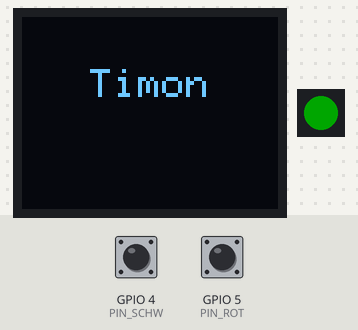
A sketch run on a simulated ESP32-C3. Shown: 64×48 one-colour display, 1 RGB LEDs in strip order, left to right. The test bench sets the inputs (shaded band); at power-on: GPIO 4 (PIN_SCHW) HIGH, GPIO 5 (PIN_ROT) HIGH. Dim RGB values are drawn brighter than linear.

Above: at 0.45 s.
At 1.05 s:
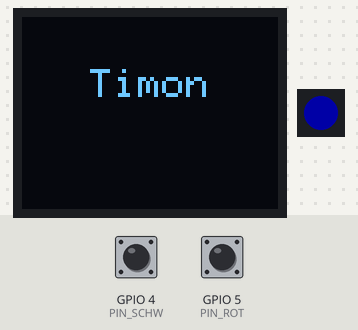
At 1.95 s:
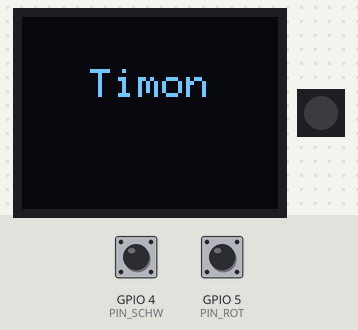
Timing chart, 0 to 40.0 s (numbered marks = the images above):
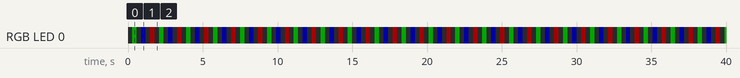

The sketch:

inikBoxBlinkTaster.ino
```cpp
/*
  IniK-Box - Name auf dem Display, RGB-LED blinkt, Taster steuern den Takt
  Informatik im Kontext, WiSe 26/27

  Hardware: Carenuity C3 Mini auf der Platine IniK-Box v1.3
  In der Arduino IDE als Board "LOLIN C3 MINI" auswaehlen.

  Pin         Funktion
  ----------  ------------------------------------------
  GPIO 4      schwarzer Taster, gegen GND
  GPIO 5      roter Taster, gegen GND
  GPIO 7      RGB-LED (WS2812B) auf dem C3 Mini
  GPIO 8      SDA (I2C)
  GPIO 10     SCL (I2C)

  Benoetigte Bibliotheken (Bibliotheksverwalter der Arduino IDE):
  U8g2, Adafruit NeoPixel

  Der Aufbau im loop ist derselbe wie bei "Blink without Delay" aus
  Vorlesung 03: previousMillis merkt sich, wann zuletzt umgeschaltet
  wurde, interval ist die Wartezeit dazwischen.
*/

#include <Wire.h>
#include <U8g2lib.h>
#include <Adafruit_NeoPixel.h>

U8G2_SSD1306_64X48_ER_F_HW_I2C display(U8G2_R0, U8X8_PIN_NONE);

const int PIN_SCHW = 4;  // schwarz
const int PIN_ROT  = 5;  // rot
const int PIN_LED  = 7;  // RGB-LED

Adafruit_NeoPixel led(1, PIN_LED, NEO_GRB + NEO_KHZ800);

unsigned long previousMillis = 0;
//config for variable flashing | all values need to be positive and upperBound > interval > lowerBound althought interval can = either  | if (upperbound - stepSize) < lowerBound stepSize needs to be increased | upperBound and lowerBound and interval should be multiples of stepSize | (upperBound + stepSize) < unsigned long max  | all these checks are not in code cause you are modifying them here this is no normal user input
unsigned long interval = 300;   // default pause value
unsigned long upperBound = 1000; // max allowed value incl
unsigned long lowerBound = 100; // smallest allwoed value incl
unsigned long stepSize = 100; // step size
//-----
static bool prevSchw = false;
static bool prevRot  = false;
static unsigned long lastButtonMillis = 0;
const unsigned long debounceMillis = 100;

bool ledState = false;          // leuchtet die LED gerade?
int  farbe = 0;                 // 0 rot, 1 gruen, 2 blau

void zeigeFarbe() {
  if (!ledState) {
    led.clear();
  } else if (farbe == 0) {
    led.setPixelColor(0, led.Color(255, 0, 0));
  } else if (farbe == 1) {
    led.setPixelColor(0, led.Color(0, 255, 0));
  } else {
    led.setPixelColor(0, led.Color(0, 0, 255));
  }
  led.show();
}

void setup() {
  Wire.begin(8, 10);

  pinMode(PIN_SCHW, INPUT_PULLUP);
  pinMode(PIN_ROT,  INPUT_PULLUP);

  display.begin();
  display.clearBuffer();
  display.setFont(u8g2_font_6x10_tf);
  display.setCursor(max(0, (display.getDisplayWidth() - display.getStrWidth("Timon")) / 2), 20);
  display.print("Timon");
  display.sendBuffer();

  led.begin();
  led.setBrightness(40);   // volle Helligkeit blendet
  led.clear();
  led.show();
}

void loop() {
  unsigned long currentMillis = millis();

  bool schw = !digitalRead(PIN_SCHW);
  bool rot  = !digitalRead(PIN_ROT);

  if (((currentMillis - lastButtonMillis) >= debounceMillis) && (schw != rot)) { // force only one button at a time without privileging either
    if (schw && !prevSchw) {
      if (interval >= (lowerBound + stepSize)) {interval -= stepSize;}
      lastButtonMillis = currentMillis;
    }
    if (rot && !prevRot) {
      if (interval <= upperBound) {interval += stepSize;}
      lastButtonMillis = currentMillis;
    }
  }
  prevSchw = schw;
  prevRot  = rot;


  if ((interval <= upperBound) && (currentMillis - previousMillis >= interval)) {
    previousMillis = currentMillis;

    ledState = !ledState;
    if (ledState) {
      farbe = (farbe + 1) % 3;
    }
    zeigeFarbe();
  }

  if (ledState && (interval > upperBound)) {ledState = false; zeigeFarbe();}
}
```

Measured:
- by itself, RGB LED 0: repeats every 1.8 s: off 0.30 s, RGB(0, 0, 40) 0.30 s, off 0.30 s, RGB(40, 0, 0) 0.30 s, off 0.30 s, RGB(0, 40, 0) 0.30 s
- by itself, everything shown: repeats every 1.8 s, in 6 steps
